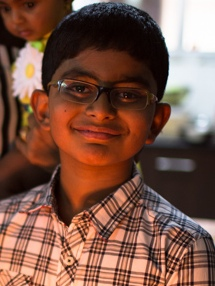
#> input picture ascii/data/input/a.jpg, 215 x 286 px
$ python autos.py --depth ../ascii/data/input/a.jpg
#> lines starting #> are read from the running program, lines starting #| are printed output that depends on the picture
"""
autos.py

Creating Autostereograms

Author: Mahesh Venkitachalam
"""

import sys, random, argparse
from PIL import Image, ImageDraw

# create spacing/depth example
def createSpacingDepthExample():
    tiles = [Image.open('test/a.png'), Image.open('test/b.png'),
             Image.open('test/c.png')]
    img = Image.new('RGB', (600, 400), (0, 0, 0))
    spacing = [10, 20, 40]
    for j, tile in enumerate(tiles):
        for i in range(8):
            img.paste(tile, (10 + i*(100 + j*10), 10 + j*100))
    img.save('sdepth.png')

# create image filled with random dots
def createRandomTile(dims):
  # create image
  img = Image.new('RGB', dims)
  draw = ImageDraw.Draw(img)
  # calculate radius - % of min dimension
  r = int(min(*dims)/100)
  # number of dots
  n = 1000
  # draw random circles
  for i in range(n):
    # -r is used so circle stays inside - cleaner for tiling
    x, y = random.randint(r, dims[0]-r), random.randint(r, dims[1]-r)
    fill = (random.randint(0, 255), random.randint(0, 255),
            random.randint(0, 255))
    draw.ellipse((x-r, y-r, x+r, y+r), fill)
  # return image
  return img

# Create a larger image of size dims by tiling the given image
def createTiledImage(tile, dims):
  # create output image
  img = Image.new('RGB', dims)
  W, H = dims
  w, h = tile.size
  # calculate # of tiles needed
  cols = int(W/w) + 1
  rows = int(H/h) + 1
  # paste tiles
  for i in range(rows):
    for j in range(cols):
      img.paste(tile, (j*w, i*h))
  # output image
  return img

# create a depth map for testing:
def createDepthMap(dims):
  dmap = Image.new('L', dims)
  dmap.paste(10, (200, 25, 300, 125))
  dmap.paste(30, (200, 150, 300, 250))
  dmap.paste(20, (200, 275, 300, 375))
  return dmap

# Given a depth map (image) and an input image, create a new image
# with pixels shifted according to depth
def createDepthShiftedImage(dmap, img):
  # size check
  assert dmap.size == img.size
  # create shifted image
  sImg = img.copy()
  # get pixel access
  pixD = dmap.load()
  pixS = sImg.load()
  # shift pixels output based on depth map
  cols, rows = sImg.size
  for j in range(rows):
    for i in range(cols):
      xshift = pixD[i, j]/10
      xpos = i - 140 + xshift
      if xpos > 0 and xpos < cols:
        pixS[i, j] = pixS[xpos, j]
  # return shifted image
  return sImg

# Given a depth map (image) and an input image, create a new image
# with pixels shifted according to depth
def createAutostereogram(dmap, tile):
  # convert depth map to single channel if needed
  if dmap.mode != 'L':
    dmap = dmap.convert('L')
  # if no tile specified, use random image
  if not tile:
    tile = createRandomTile((100, 100))
  # create an image by tiling
  img = createTiledImage(tile, dmap.size)
  # create shifted image
  sImg = img.copy()
  # get pixel access
  pixD = dmap.load()
  pixS = sImg.load()
  # shift pixels output based on depth map
  cols, rows = sImg.size
  for j in range(rows):
    for i in range(cols):
      xshift = pixD[i, j]/10
      xpos = i - tile.size[0] + xshift
      if xpos > 0 and xpos < cols:
        pixS[i, j] = pixS[xpos, j]
  # return shifted image
  return sImg

# main() function
def main():
  # use sys.argv if needed
  print('Creating autostereogram...')
  # create parser
  parser = argparse.ArgumentParser(description="Autosterograms...")
  # add expected arguments
  parser.add_argument('--depth', dest='dmFile', required=True)
  parser.add_argument('--tile', dest='tileFile', required=False)
  parser.add_argument('--out', dest='outFile', required=False)
  # parse args
  args = parser.parse_args()
  # set output file
  outFile = 'as.png'
  if args.outFile:
      outFile = args.outFile
  # set tile
  tileFile = False
  if args.tileFile:
      tileFile = Image.open(args.tileFile)
  # open depth map
  dmImg = Image.open(args.dmFile)
#> dmImg is the input picture: PIL image 215x286 RGB; mean R, G, B 123.4, 86, 71.5
  # create stereogram
  asImg = createAutostereogram(dmImg, tileFile)
#> in createAutostereogram, `dmap = dmap.convert('L')`:
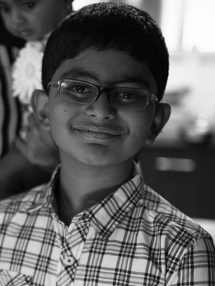
#> dmap: PIL image 215x286 L; min 1, max 255, mean 95.6
#> in createRandomTile, `img = Image.new('RGB', dims)`: img: PIL image 100x100 RGB; every value is 0
#> in createAutostereogram, `tile = createRandomTile((100, 100))`:
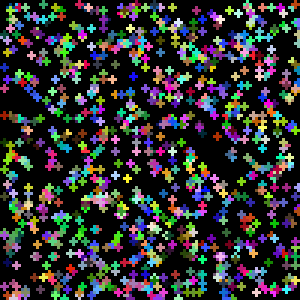
#> tile: PIL image 100x100 RGB (shown 3 times larger); mean R, G, B 48.5, 49.1, 49.6
#> in createTiledImage, `img = Image.new('RGB', dims)`: img: PIL image 215x286 RGB; every value is 0
#> after the loop in createTiledImage, `for i in range(rows):`:
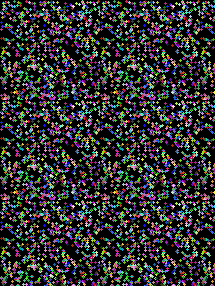
#> img: PIL image 215x286 RGB; mean R, G, B 48, 48.8, 48.8
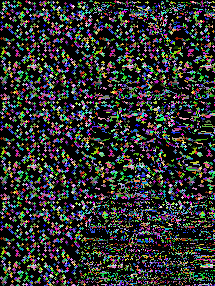
#> asImg: PIL image 215x286 RGB; mean R, G, B 47.7, 49.5, 48.2
  # write output
  asImg.save(outFile)

# call main
if __name__ == '__main__':
  main()

$ run again, with ascii/data/input/Gemini_Generated_Image.jpg copied over ascii/data/input/a.jpg
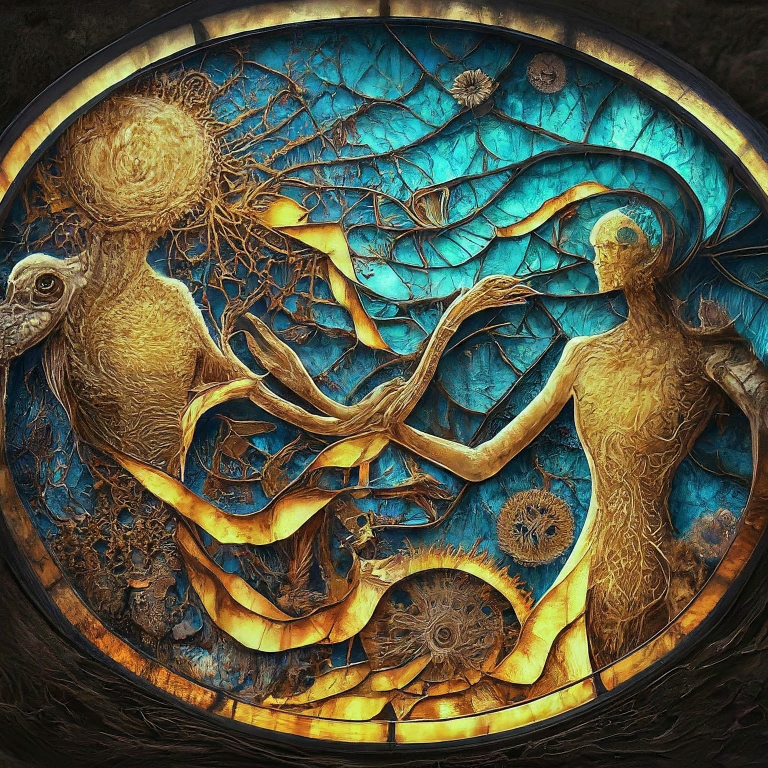
#> input picture ascii/data/input/Gemini_Generated_Image.jpg, 1536 x 1536 px (shown at 1/2 size)
#> in main, dmImg is the input picture: PIL image 1536x1536 RGB; mean R, G, B 84.9, 85.7, 64.5
#> after the loop in createTiledImage, `for i in range(rows):`:
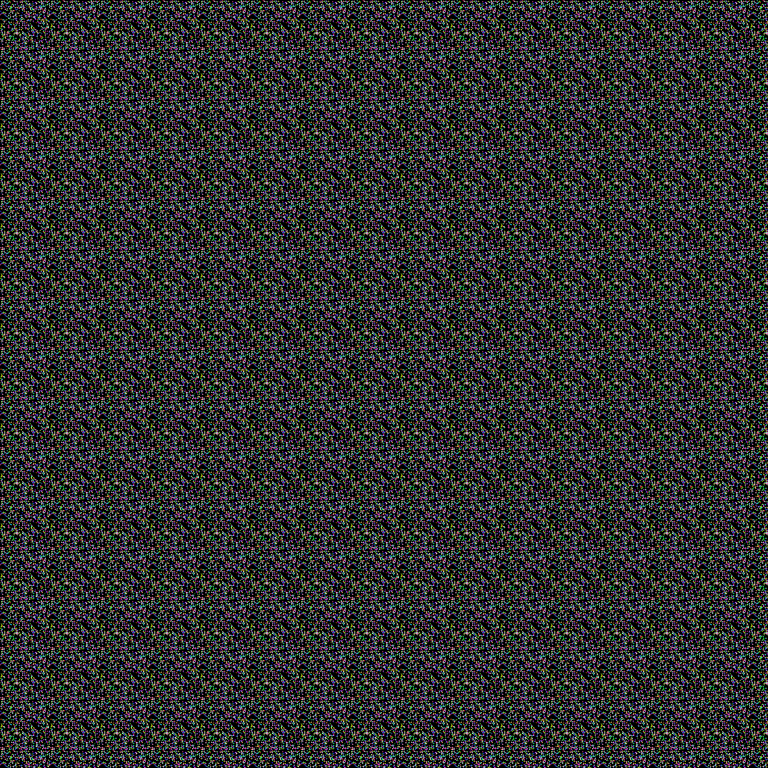
#> img: PIL image 1536x1536 RGB (shown at 1/2 size); mean R, G, B 48.4, 49.2, 49.6
#> in main, `asImg = createAutostereogram(dmImg, tileFile)`:
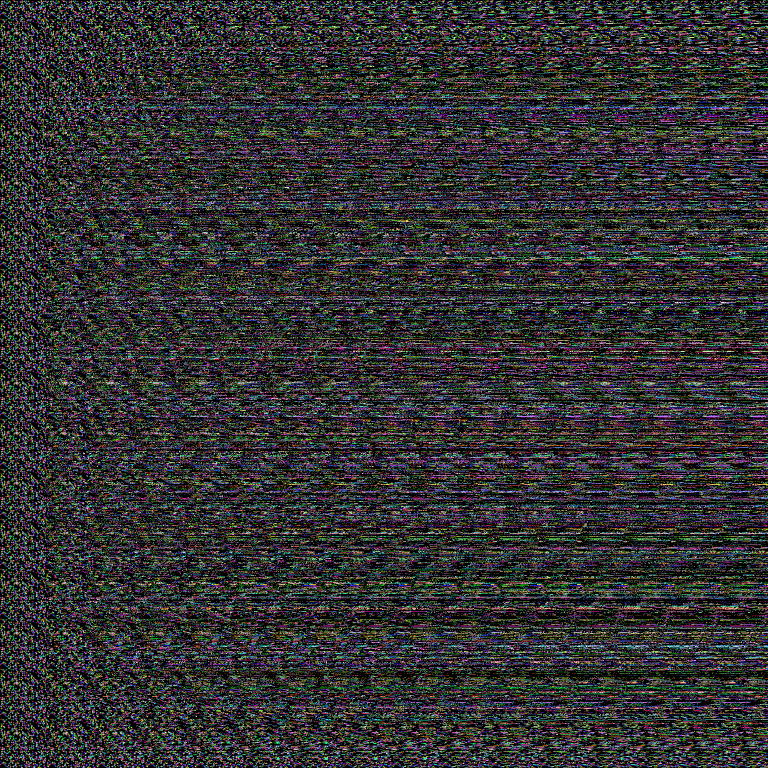
#> asImg: PIL image 1536x1536 RGB (shown at 1/2 size); mean R, G, B 48.8, 49, 49.7

$ run again, with ascii/data/input/The_UGA_Arch.jpg copied over ascii/data/input/a.jpg
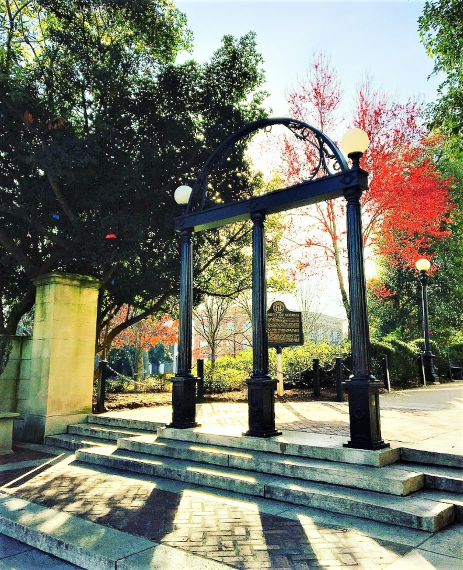
#> input picture ascii/data/input/The_UGA_Arch.jpg, 925 x 1140 px (shown at 1/2 size)
#> in main, dmImg is the input picture: PIL image 925x1140 RGB; mean R, G, B 122.5, 126.2, 109.9
#> after the loop in createTiledImage, `for i in range(rows):`:
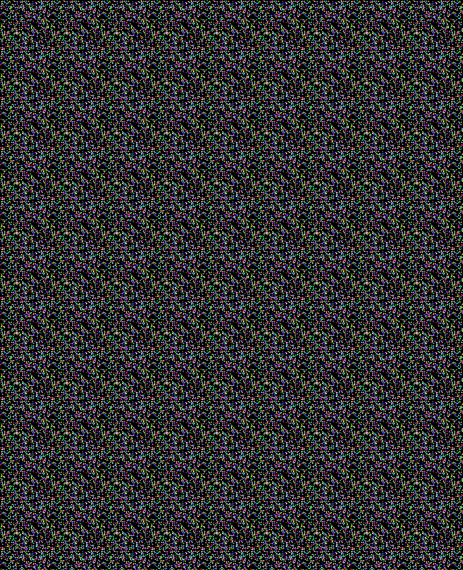
#> img: PIL image 925x1140 RGB (shown at 1/2 size); mean R, G, B 48.3, 49.1, 49.5
#> in main, `asImg = createAutostereogram(dmImg, tileFile)`:
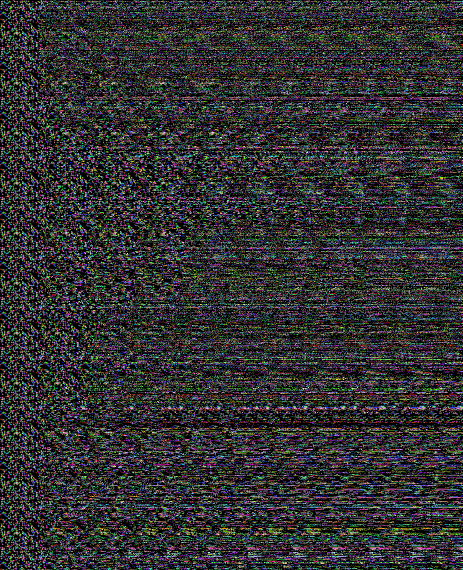
#> asImg: PIL image 925x1140 RGB (shown at 1/2 size); mean R, G, B 48.5, 48.9, 49.3
